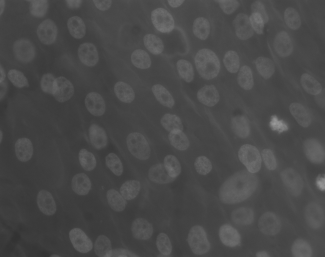
#> input picture TB_image/TUT.IMG.image_enhancement/python/osteoblaste.png, 325 x 257 px
$ python demo.py
#> lines starting #> are read from the running program, lines starting #| are printed output that depends on the picture
#!/usr/bin/env python3
# -*- coding: utf-8 -*-
"""
Created on Thu Jan 25 11:34:54 2018

@author: yann
"""

from scipy import misc
import matplotlib.pyplot as plt
from skimage import exposure,io
import numpy as np
import sys


def displaySaveHisto(I, filename=None):
    """
    Display and save pdf (if filename provided) of histogram of image I
    """
    if np.max(I) <= 1:
        I = 255 * I
    hist, bins = np.histogram(I.flatten(), 256, range=(0, 255))
    fig = plt.figure()
    plt.bar(bins[:-1], hist, width=1)
    plt.show()
    if filename != None:
        fig.savefig(filename, bbox_inches='tight')


I = io.imread("osteoblaste.png")
#> I is the input picture: shape (257, 325); min 50, max 155, mean 73.4
I = I / np.max(I)
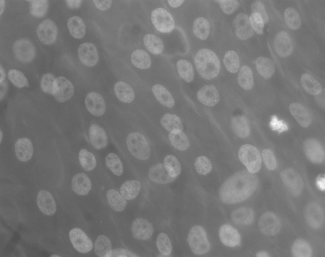
#> I: shape (257, 325) float64; min 0.323, max 1, mean 0.473
plt.imshow(I)
plt.show()
g = [1, 2, .5]
names = ["osteo_g1.png", "osteo_g2.png", "osteo_g05.png"]
osteo = zip(g, names)
for gamma, name in osteo:

    I2 = exposure.adjust_gamma(I, gamma)
    plt.imshow(I2)
    plt.show()
    io.imsave(name, I2)


def contrast_stretching(I, E):
    epsilon = sys.float_info.epsilon
    m = np.mean(I)
    I = I.astype("float")
    Ar = 1. / (1.+(m/(I+epsilon))**E)
    return Ar


E = [10, 20, 1000]
names = ["osteo_E10.png", "osteo_E20.png", "osteo_E1000.png"]
osteo = zip(E, names)
for e, name in osteo:
    I2 = contrast_stretching(I, e)
    I2 = I2/np.max(I2)
    plt.imshow(I2)
    plt.show()
    io.imsave(name, I2)
#> this loop made 3 passes
#> pass 1, in contrast_stretching, `Ar = 1. / (1.+(m/(I+epsilon))**E)`:
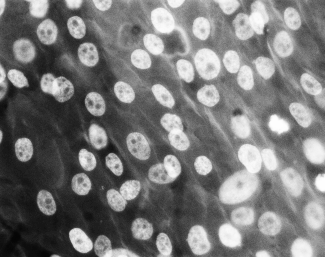
#> Ar: shape (257, 325) float64; min 0.0211, max 0.999, mean 0.473
#> pass 2, in contrast_stretching (call 2), `Ar = 1. / (1.+(m/(I+epsilon))**E)`:
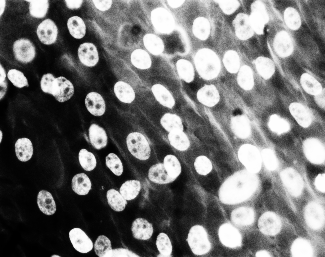
#> Ar: shape (257, 325) float64; min 0.000464, max 1, mean 0.452
#> after the loop:
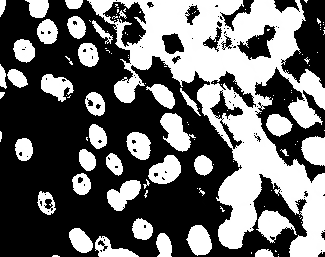
#> I2: shape (257, 325) float64; min 2.2e-167, max 1, mean 0.412

# histogram display
displaySaveHisto(I, "histo_osteo.pdf")
#> in displaySaveHisto, `hist, bins = np.histogram(I.flatten(), 256, range=(0, 255))`: hist = 256 values, max 4682 at index 118, min 0 at index 0, mean 326.3; bins = 257 values from 0 to 255

# histogram equalization
I2 = exposure.equalize_hist(I)
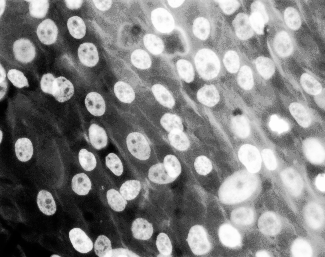
#> I2: shape (257, 325) float64; min 0.000192, max 1, mean 0.512
plt.imshow(I2)
plt.show()
io.imsave("histeq_osteo.png", I2)

displaySaveHisto(I2, "histeq_osteo_histo.pdf")
#> call 2 of displaySaveHisto, with filename = 'histeq_osteo_histo.pdf'
#> in displaySaveHisto (call 2), `hist, bins = np.histogram(I.flatten(), 256, range=(0, 255))`: hist = 256 values, max 4682 at index 136, min 0 at index 3, mean 326.3
#> in displaySaveHisto (call 2), `plt.show()`:
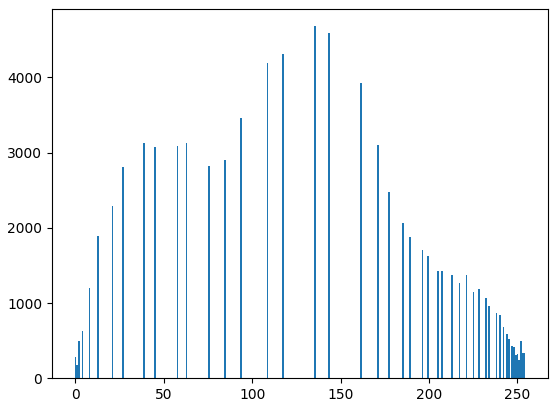
#> figure drawn by matplotlib, 1 panel; tallest bar 4682 high, from x = 135 to 136

# LUT computation
hist, bins = np.histogram(255*I.flatten(), 256, range=(0, 255), density=True)
#> hist = 256 values, max 0.0563 at index 118, min 0 at index 0, mean 0.00392; bins = 257 values from 0 to 255
cdf = hist.cumsum()
#> cdf = 256 values from 0 to 1
cdf = (cdf / cdf[-1])
fig = plt.figure()
plt.plot(bins[:-1], cdf)
plt.show()
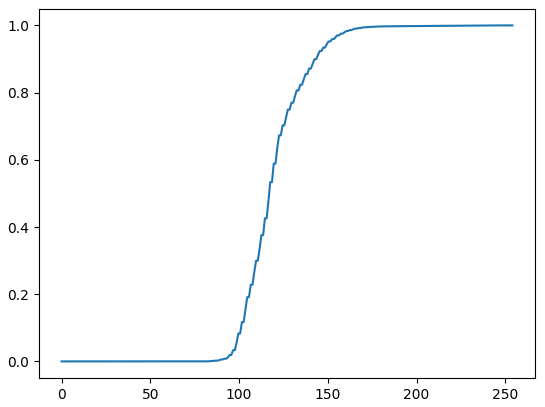
#> figure drawn by matplotlib, 1 panel; curve peaks at x = 254, y = 1
fig.savefig("lut.pdf", bbox_inches="tight")


# [60 lines left out: functions histeq, hist_matching, twomodegauss, not called in this run]


# apply results on phobos image
#> (the run stopped early here; a loop or call above may not have finished)
